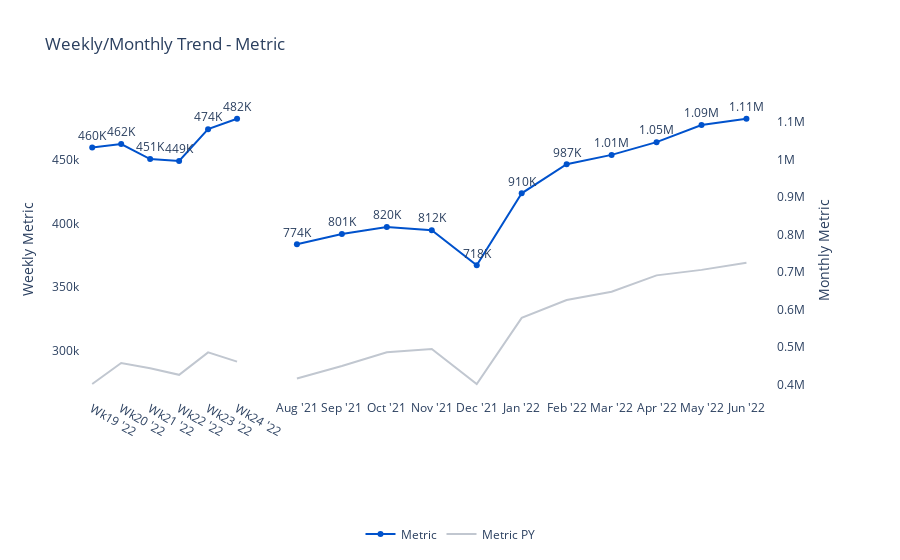

Source (notebook cell):
### Code cell
plot_week_month_trend(weekly_df = weekly_df, monthly_df = monthly_df, col_name = "Metric", month_lookback = 11)

### Figure 1 — Plotly figure (JSON) as saved in the notebook; plotly's stock layout.template omitted (floating-point values rounded to 4 significant figures)
{"data": [{"cliponaxis": false, "legendgroup": "Metric", "line": {"color": "#0052CC"}, "mode": "lines+markers+text", "name": "Metric", "showlegend": true, "text": ["460K", "462K", "451K", "449K", "474K", "482K"], "textposition": "top center", "type": "scatter", "x": ["Wk19 '22", "Wk20 '22", "Wk21 '22", "Wk22 '22", "Wk23 '22", "Wk24 '22"], "xaxis": "x", "y": [459661, 462446, 450628, 449175, 474173, 482388], "yaxis": "y"}, {"legendgroup": "Metric PY", "line": {"color": "#C1C7D0"}, "mode": "lines", "name": "Metric PY", "showlegend": true, "type": "scatter", "x": ["Wk19 '22", "Wk20 '22", "Wk21 '22", "Wk22 '22", "Wk23 '22", "Wk24 '22"], "xaxis": "x", "y": [273469, 290031, 285862, 280715, 298370, 291127], "yaxis": "y"}, {"cliponaxis": false, "legendgroup": "Metric", "line": {"color": "#0052CC"}, "mode": "lines+markers+text", "name": "Metric", "showlegend": false, "text": ["774K", "801K", "820K", "812K", "718K", "910K", "987K", "1.01M", "1.05M", "1.09M", "1.11M"], "textposition": "top center", "type": "scatter", "x": ["Aug '21", "Sep '21", "Oct '21", "Nov '21", "Dec '21", "Jan '22", "Feb '22", "Mar '22", "Apr '22", "May '22", "Jun '22"], "xaxis": "x2", "y": [774033, 801323, 820038, 811549, 717998, 909912, 987450, 1012401, 1046360, 1092202, 1108928], "yaxis": "y4"}, {"legendgroup": "Metric PY", "line": {"color": "#C1C7D0"}, "mode": "lines", "name": "Metric PY", "showlegend": false, "type": "scatter", "x": ["Aug '21", "Sep '21", "Oct '21", "Nov '21", "Dec '21", "Jan '22", "Feb '22", "Mar '22", "Apr '22", "May '22", "Jun '22"], "xaxis": "x2", "y": [416369, 449407, 486329, 494993, 401387, 577688, 625533, 647390, 691193, 705830, 724587], "yaxis": "y4"}], "layout": {"legend": {"orientation": "h", "title": {"text": ""}, "x": 0.5, "xanchor": "center", "y": -0.5, "yanchor": "bottom"}, "plot_bgcolor": "white", "title": {"text": "Weekly/Monthly Trend - Metric"}, "xaxis": {"anchor": "y", "domain": [0, 0.2287]}, "xaxis2": {"anchor": "y3", "domain": [0.2537, 0.94]}, "yaxis": {"anchor": "x", "domain": [0, 1], "title": {"text": "Weekly Metric"}}, "yaxis2": {"anchor": "x", "overlaying": "y", "side": "right", "title": {"text": "Monthly Metric"}}, "yaxis3": {"anchor": "x2", "domain": [0, 1], "title": {"text": "Weekly Metric"}}, "yaxis4": {"anchor": "x2", "overlaying": "y3", "side": "right", "title": {"text": "Monthly Metric"}}}}
